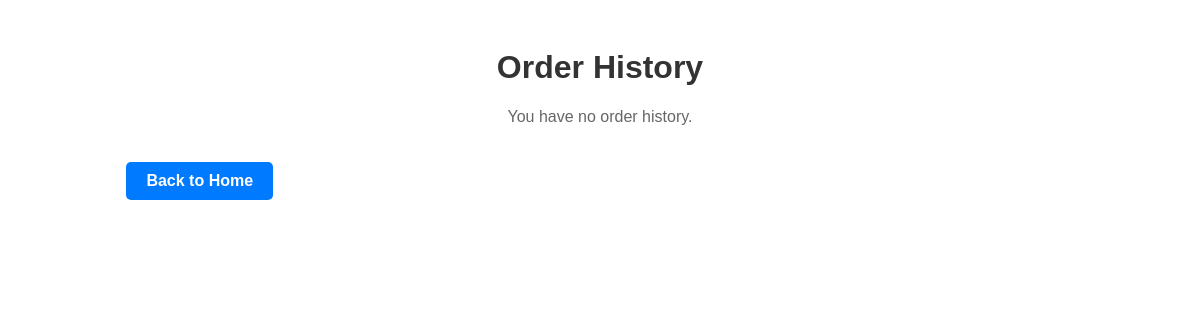
Before: /kittenfactory/order_history/ (signed in) with the older database file.
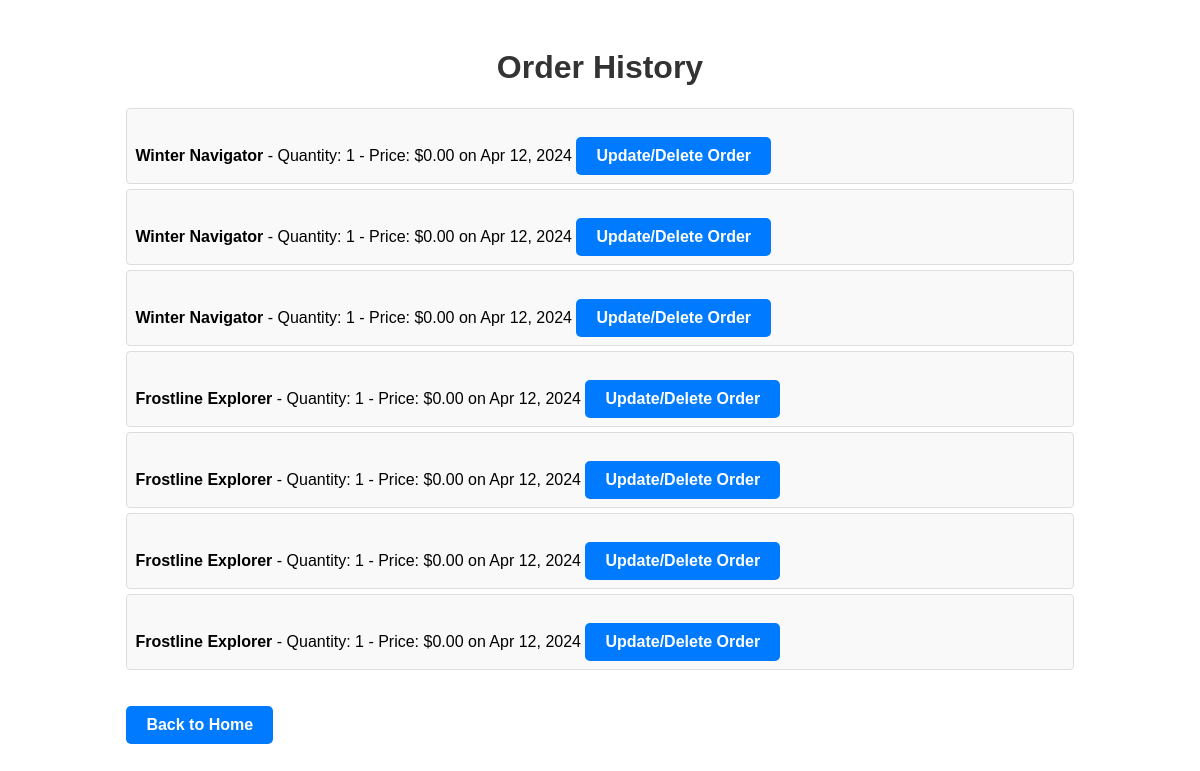
After: the same page with the newer database file.
### kittenfactory/models.py (models this page shows)
class Order(models.Model):
    customer = models.ForeignKey(Customer, on_delete=models.CASCADE)
    product = models.ForeignKey(Product, on_delete=models.CASCADE)
    quantity = models.IntegerField()
    date = models.DateField(auto_now_add=True)
    price = models.DecimalField(max_digits=8, decimal_places=2, default=0.00)

class Product(models.Model):
    name = models.CharField(max_length=200)
    price = models.DecimalField(max_digits=10, decimal_places=2)
    description = models.TextField()
    makeup = models.CharField(max_length = 50)
    size = models.IntegerField()

### kittenfactory/views.py (the view)
# urls.py: path('order_history/', OrderHistoryView.as_view(), name='order_history'),
@method_decorator(login_required, name='dispatch')
class OrderHistoryView(ListView):
    model = Order
    template_name = 'order_history.html'
    context_object_name = 'orders'
    def get_queryset(self):
        customer = Customer.objects.get(user=self.request.user)
        return Order.objects.filter(customer=customer)

### kittenfactory/templates/order_history.html (shortened to what this page needs)
{% block content %}
<div class="container">
    <h1>Order History</h1>
    {% if orders %}
        <ul>
            {% for order in orders %}
            <li>
                <strong>{{ order.product.name }}</strong> - Quantity: {{ order.quantity }} - Price: ${{ order.price }} on {{ order.date|date:"M d, Y" }}
                <a href="{% url 'order-details' pk=order.pk %}" class="btn">Update/Delete Order</a>
            </li>
            {% endfor %}
        </ul>
    {% else %}
        <p class="no-orders">You have no order history.</p>
    {% endif %}
    <a href="{% url 'home' %}" class="btn btn-secondary">Back to Home</a>
</div>
{% endblock %}

Changed rows visible on the page:
added Order: product.name "Winter Navigator", quantity "1", price "0.00", date "Apr 12, 2024"
added Order: product.name "Winter Navigator", quantity "1", price "0.00", date "Apr 12, 2024"
added Order: product.name "Winter Navigator", quantity "1", price "0.00", date "Apr 12, 2024"
added Order: product.name "Frostline Explorer", quantity "1", price "0.00", date "Apr 12, 2024"
added Order: product.name "Frostline Explorer", quantity "1", price "0.00", date "Apr 12, 2024"
added Order: product.name "Frostline Explorer", quantity "1", price "0.00", date "Apr 12, 2024"
added Order: product.name "Frostline Explorer", quantity "1", price "0.00", date "Apr 12, 2024"
Other visible differences:
text no longer shown: "You have no order history."
